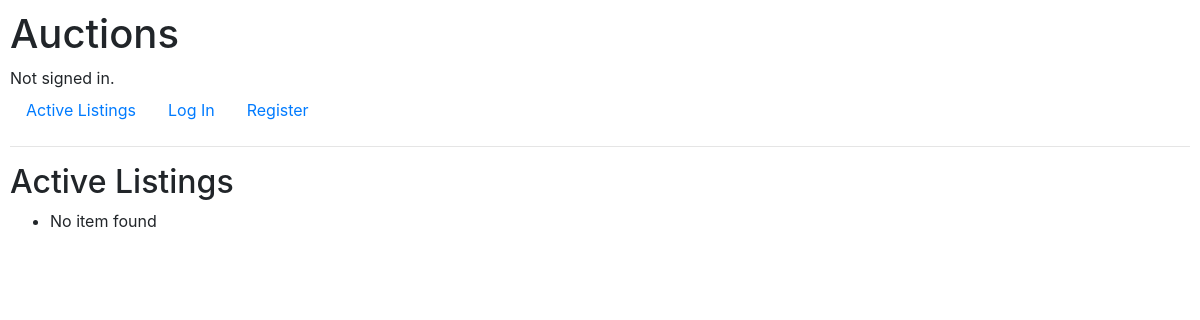
Before: / with the older database file.
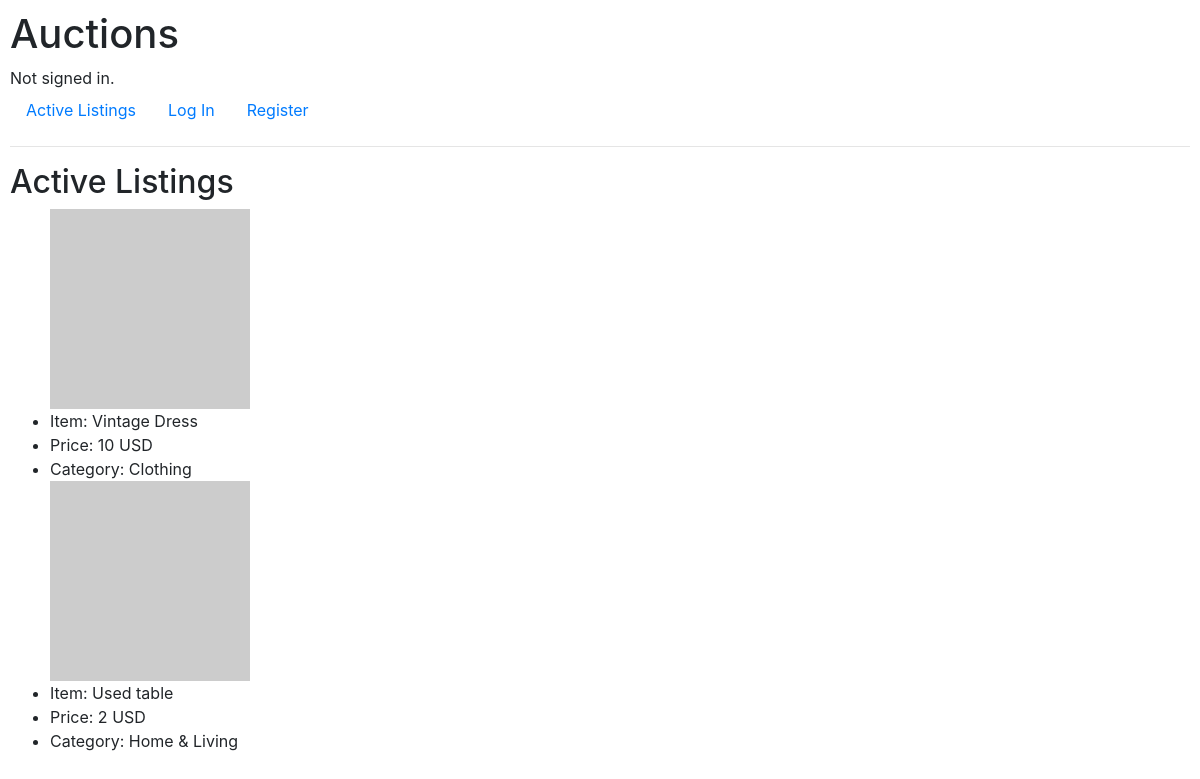
After: the same page with the newer database file.
### auctions/models.py (models this page shows, shortened)
class ListingPage(models.Model):
    title = models.CharField(max_length=64)
    description = models.CharField(max_length=200)
    startbids = models.IntegerField()
    imageurl = models.URLField(max_length=200)
    category = models.ForeignKey(Categories, blank=True, null=True, on_delete=models.CASCADE, related_name='listingtype')

class Categories(models.Model):
    name = models.CharField(max_length=64)
    def __str__(self):
        return f"{self.name}"

### auctions/views.py (the view)
# urls.py: path("", views.index, name="index"),
def index(request):
    return render(request, "auctions/index.html", {
        "listings": ListingPage.objects.all()
    })

### auctions/templates/auctions/index.html
{% extends "auctions/layout.html" %}
{% block body %}
    <h2>Active Listings</h2>
    <ul>
        {% for item in listings %}
        <img src="{{ item.imageurl }}" alt="item image">
        <li>Item: {{ item.title }}</li>
        <li>Price: {{ item.startbids }} USD</li>
        <li>Category: {{ item.category }}</li>
        {% empty %}
        <li>No item found</li>
        {% endfor %}
    </ul>
{% endblock %}

### auctions/templates/auctions/layout.html (shortened to what this page needs)
{% load static %}
<!DOCTYPE html>
<html lang="en">
    <head>
        <link rel="stylesheet" href="https://stackpath.bootstrapcdn.com/bootstrap/4.4.1/css/bootstrap.min.css">
        <link href="{% static 'auctions/styles.css' %}" rel="stylesheet">
    </head>
    <body>
        <h1>Auctions</h1>
        <div>
            {% if user.is_authenticated %}
                Signed in as <strong>{{ user.username }}</strong>.
            {% else %}
                Not signed in.
            {% endif %}
        </div>
        <ul class="nav">
            <li class="nav-item">
                <a class="nav-link" href="{% url 'index' %}">Active Listings</a>
            </li>
            {% if user.is_authenticated %}
                <li class="nav-item">
                    <a class="nav-link" href="{% url 'logout' %}">Log Out</a>
                </li>
            {% else %}
                <li class="nav-item">
                    <a class="nav-link" href="{% url 'login' %}">Log In</a>
                </li>
                <li class="nav-item">
                    <a class="nav-link" href="{% url 'register' %}">Register</a>
                </li>
            {% endif %}
        </ul>
        <hr>
        {% block body %}
        {% endblock %}
    </body>
</html>

### auctions/static/auctions/styles.css (style rules this page uses)
body { padding: 10px; }

Changed rows visible on the page:
added ListingPage: title "Vintage Dress", startbids "10", category "Clothing"
added ListingPage: title "Used table", startbids "2", category "Home & Living"
Other visible differences:
text no longer shown: "No item found"
